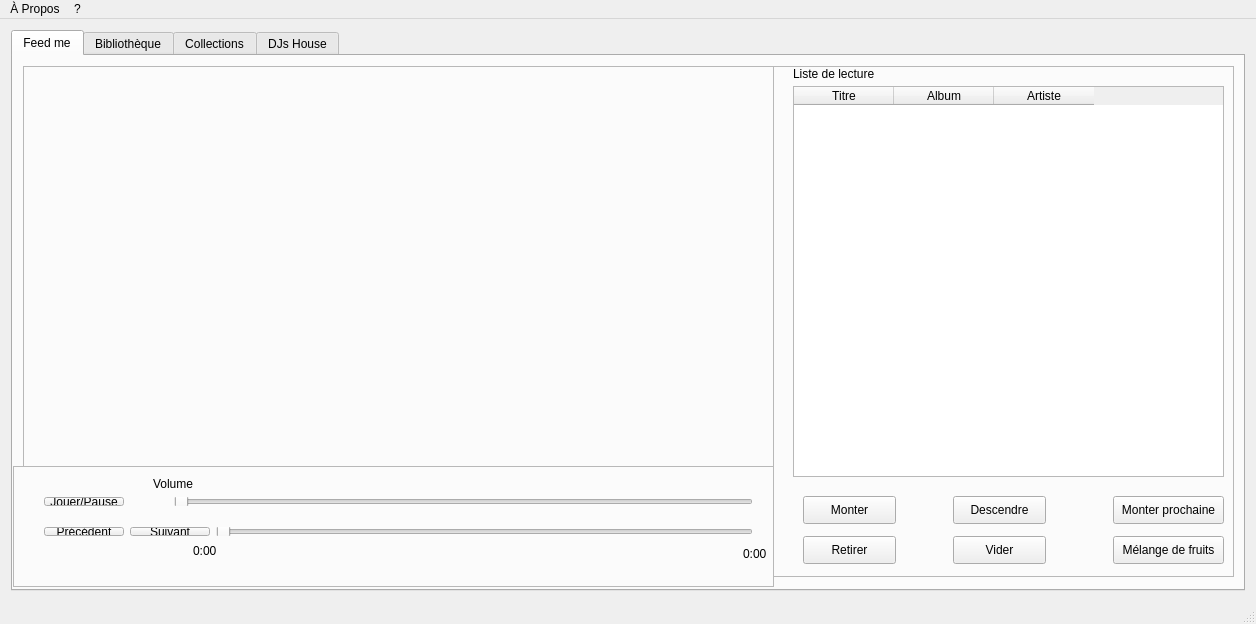
<?xml version="1.0" encoding="UTF-8"?>
<ui version="4.0">
 <class>mainWindow</class>
 <widget class="QMainWindow" name="mainWindow">
  <property name="geometry">
   <rect>
    <x>0</x>
    <y>0</y>
    <width>1256</width>
    <height>624</height>
   </rect>
  </property>
  <property name="minimumSize">
   <size>
    <width>1256</width>
    <height>624</height>
   </size>
  </property>
  <property name="maximumSize">
   <size>
    <width>1256</width>
    <height>624</height>
   </size>
  </property>
  <property name="windowTitle">
   <string>Feed The Beat!</string>
  </property>
  <widget class="QWidget" name="centralWidget">
   <layout class="QGridLayout" name="gridLayout">
    <item row="0" column="0">
     <widget class="QTabWidget" name="tabDirectory">
      <property name="currentIndex">
       <number>0</number>
      </property>
      <property name="movable">
       <bool>true</bool>
      </property>
      <widget class="QWidget" name="tabQuickPlay">
       <attribute name="title">
        <string>Feed me</string>
       </attribute>
       <widget class="QFrame" name="frmQuickPlay">
        <property name="geometry">
         <rect>
          <x>0</x>
          <y>410</y>
          <width>761</width>
          <height>121</height>
         </rect>
        </property>
        <property name="frameShape">
         <enum>QFrame::StyledPanel</enum>
        </property>
        <property name="frameShadow">
         <enum>QFrame::Raised</enum>
        </property>
        <widget class="QWidget" name="horizontalLayoutWidget">
         <property name="geometry">
          <rect>
           <x>20</x>
           <y>20</y>
           <width>731</width>
           <height>31</height>
          </rect>
         </property>
         <layout class="QHBoxLayout" name="hBoxQuickPlay">
          <property name="spacing">
           <number>50</number>
          </property>
          <item>
           <widget class="QPushButton" name="pBtnPlayPause">
            <property name="text">
             <string>Jouer/Pause</string>
            </property>
           </widget>
          </item>
          <item>
           <widget class="QSlider" name="volSlider">
            <property name="orientation">
             <enum>Qt::Horizontal</enum>
            </property>
           </widget>
          </item>
         </layout>
        </widget>
        <widget class="QLabel" name="lblVolume">
         <property name="geometry">
          <rect>
           <x>140</x>
           <y>10</y>
           <width>51</width>
           <height>16</height>
          </rect>
         </property>
         <property name="text">
          <string>Volume</string>
         </property>
        </widget>
        <widget class="QWidget" name="horizontalLayoutWidget_3">
         <property name="geometry">
          <rect>
           <x>20</x>
           <y>50</y>
           <width>731</width>
           <height>31</height>
          </rect>
         </property>
         <layout class="QHBoxLayout" name="horizontalLayout_2">
          <item>
           <widget class="QPushButton" name="pBtnPrev">
            <property name="text">
             <string>Précédent</string>
            </property>
           </widget>
          </item>
          <item>
           <widget class="QPushButton" name="pBtnNext">
            <property name="text">
             <string>Suivant</string>
            </property>
           </widget>
          </item>
          <item>
           <widget class="QSlider" name="timeSlider">
            <property name="orientation">
             <enum>Qt::Horizontal</enum>
            </property>
           </widget>
          </item>
         </layout>
        </widget>
        <widget class="QLabel" name="label_2">
         <property name="geometry">
          <rect>
           <x>180</x>
           <y>70</y>
           <width>31</width>
           <height>29</height>
          </rect>
         </property>
         <property name="text">
          <string>0:00</string>
         </property>
        </widget>
        <widget class="QLabel" name="label_3">
         <property name="geometry">
          <rect>
           <x>730</x>
           <y>80</y>
           <width>41</width>
           <height>16</height>
          </rect>
         </property>
         <property name="text">
          <string>0:00</string>
         </property>
        </widget>
       </widget>
       <widget class="QFrame" name="frmPlaylist">
        <property name="geometry">
         <rect>
          <x>760</x>
          <y>10</y>
          <width>461</width>
          <height>511</height>
         </rect>
        </property>
        <property name="frameShape">
         <enum>QFrame::StyledPanel</enum>
        </property>
        <property name="frameShadow">
         <enum>QFrame::Raised</enum>
        </property>
        <widget class="QLabel" name="lblPlayList">
         <property name="geometry">
          <rect>
           <x>20</x>
           <y>0</y>
           <width>111</width>
           <height>16</height>
          </rect>
         </property>
         <property name="text">
          <string>Liste de lecture</string>
         </property>
        </widget>
        <widget class="QTableWidget" name="currentListTable">
         <property name="geometry">
          <rect>
           <x>20</x>
           <y>20</y>
           <width>431</width>
           <height>391</height>
          </rect>
         </property>
         <property name="autoFillBackground">
          <bool>false</bool>
         </property>
         <property name="frameShape">
          <enum>QFrame::StyledPanel</enum>
         </property>
         <property name="frameShadow">
          <enum>QFrame::Sunken</enum>
         </property>
         <property name="sizeAdjustPolicy">
          <enum>QAbstractScrollArea::AdjustIgnored</enum>
         </property>
         <property name="editTriggers">
          <set>QAbstractItemView::NoEditTriggers</set>
         </property>
         <property name="dragEnabled">
          <bool>true</bool>
         </property>
         <property name="selectionMode">
          <enum>QAbstractItemView::SingleSelection</enum>
         </property>
         <property name="selectionBehavior">
          <enum>QAbstractItemView::SelectRows</enum>
         </property>
         <property name="gridStyle">
          <enum>Qt::SolidLine</enum>
         </property>
         <property name="sortingEnabled">
          <bool>false</bool>
         </property>
         <column>
          <property name="text">
           <string>Titre</string>
          </property>
         </column>
         <column>
          <property name="text">
           <string>Album</string>
          </property>
         </column>
         <column>
          <property name="text">
           <string>Artiste</string>
          </property>
         </column>
        </widget>
        <widget class="QPushButton" name="btnMonterCurrentList">
         <property name="geometry">
          <rect>
           <x>30</x>
           <y>430</y>
           <width>93</width>
           <height>28</height>
          </rect>
         </property>
         <property name="text">
          <string>Monter</string>
         </property>
        </widget>
        <widget class="QPushButton" name="btnDescendreCurrentList">
         <property name="geometry">
          <rect>
           <x>180</x>
           <y>430</y>
           <width>93</width>
           <height>28</height>
          </rect>
         </property>
         <property name="text">
          <string>Descendre</string>
         </property>
        </widget>
        <widget class="QPushButton" name="btnRetirerCurrentList">
         <property name="geometry">
          <rect>
           <x>30</x>
           <y>470</y>
           <width>93</width>
           <height>28</height>
          </rect>
         </property>
         <property name="text">
          <string>Retirer</string>
         </property>
        </widget>
        <widget class="QPushButton" name="btnViderCurrent">
         <property name="geometry">
          <rect>
           <x>180</x>
           <y>470</y>
           <width>93</width>
           <height>28</height>
          </rect>
         </property>
         <property name="text">
          <string>Vider</string>
         </property>
        </widget>
        <widget class="QPushButton" name="pbtnPutNext">
         <property name="geometry">
          <rect>
           <x>340</x>
           <y>430</y>
           <width>111</width>
           <height>28</height>
          </rect>
         </property>
         <property name="text">
          <string>Monter prochaine</string>
         </property>
        </widget>
        <widget class="QPushButton" name="pbtnShuffle">
         <property name="geometry">
          <rect>
           <x>340</x>
           <y>470</y>
           <width>111</width>
           <height>28</height>
          </rect>
         </property>
         <property name="text">
          <string>Mélange de fruits</string>
         </property>
        </widget>
       </widget>
       <widget class="QFrame" name="frmSFML">
        <property name="geometry">
         <rect>
          <x>10</x>
          <y>10</y>
          <width>751</width>
          <height>401</height>
         </rect>
        </property>
        <property name="frameShape">
         <enum>QFrame::StyledPanel</enum>
        </property>
        <property name="frameShadow">
         <enum>QFrame::Raised</enum>
        </property>
       </widget>
      </widget>
      <widget class="QWidget" name="tab_3">
       <attribute name="title">
        <string>Bibliothèque</string>
       </attribute>
       <widget class="QPushButton" name="btnSupprimerChansonBiblio">
        <property name="geometry">
         <rect>
          <x>1060</x>
          <y>250</y>
          <width>121</width>
          <height>31</height>
         </rect>
        </property>
        <property name="text">
         <string>Supprimer</string>
        </property>
       </widget>
       <widget class="QPushButton" name="btnAjouterChansonBiblio">
        <property name="geometry">
         <rect>
          <x>1060</x>
          <y>210</y>
          <width>121</width>
          <height>31</height>
         </rect>
        </property>
        <property name="text">
         <string>Ajouter</string>
        </property>
       </widget>
       <widget class="QTableWidget" name="directoryTable">
        <property name="geometry">
         <rect>
          <x>10</x>
          <y>10</y>
          <width>991</width>
          <height>491</height>
         </rect>
        </property>
        <property name="autoFillBackground">
         <bool>false</bool>
        </property>
        <property name="frameShape">
         <enum>QFrame::StyledPanel</enum>
        </property>
        <property name="frameShadow">
         <enum>QFrame::Sunken</enum>
        </property>
        <property name="horizontalScrollBarPolicy">
         <enum>Qt::ScrollBarAlwaysOff</enum>
        </property>
        <property name="sizeAdjustPolicy">
         <enum>QAbstractScrollArea::AdjustIgnored</enum>
        </property>
        <property name="editTriggers">
         <set>QAbstractItemView::NoEditTriggers</set>
        </property>
        <property name="dragEnabled">
         <bool>true</bool>
        </property>
        <property name="selectionBehavior">
         <enum>QAbstractItemView::SelectRows</enum>
        </property>
        <property name="gridStyle">
         <enum>Qt::SolidLine</enum>
        </property>
        <property name="sortingEnabled">
         <bool>false</bool>
        </property>
        <column>
         <property name="text">
          <string>Titre</string>
         </property>
        </column>
        <column>
         <property name="text">
          <string>Album</string>
         </property>
        </column>
        <column>
         <property name="text">
          <string>Artiste</string>
         </property>
        </column>
        <column>
         <property name="text">
          <string>Durée</string>
         </property>
        </column>
       </widget>
       <widget class="QPushButton" name="btnAjouterCurrentBiblio">
        <property name="geometry">
         <rect>
          <x>1060</x>
          <y>170</y>
          <width>121</width>
          <height>31</height>
         </rect>
        </property>
        <property name="text">
         <string>Mettre en attente</string>
        </property>
       </widget>
      </widget>
      <widget class="QWidget" name="tabCollections">
       <attribute name="title">
        <string>Collections</string>
       </attribute>
       <widget class="QTabWidget" name="tabCollectionList">
        <property name="geometry">
         <rect>
          <x>0</x>
          <y>0</y>
          <width>1241</width>
          <height>521</height>
         </rect>
        </property>
        <property name="currentIndex">
         <number>0</number>
        </property>
        <property name="tabsClosable">
         <bool>false</bool>
        </property>
        <property name="movable">
         <bool>true</bool>
        </property>
        <widget class="QWidget" name="tab_2">
         <attribute name="title">
          <string>Collection</string>
         </attribute>
         <widget class="QTableWidget" name="affichageCollectionTable">
          <property name="geometry">
           <rect>
            <x>320</x>
            <y>0</y>
            <width>901</width>
            <height>481</height>
           </rect>
          </property>
          <property name="autoFillBackground">
           <bool>false</bool>
          </property>
          <property name="frameShape">
           <enum>QFrame::StyledPanel</enum>
          </property>
          <property name="frameShadow">
           <enum>QFrame::Sunken</enum>
          </property>
          <property name="sizeAdjustPolicy">
           <enum>QAbstractScrollArea::AdjustIgnored</enum>
          </property>
          <property name="editTriggers">
           <set>QAbstractItemView::NoEditTriggers</set>
          </property>
          <property name="dragEnabled">
           <bool>true</bool>
          </property>
          <property name="selectionBehavior">
           <enum>QAbstractItemView::SelectRows</enum>
          </property>
          <property name="gridStyle">
           <enum>Qt::SolidLine</enum>
          </property>
          <property name="sortingEnabled">
           <bool>false</bool>
          </property>
          <column>
           <property name="text">
            <string>Titre</string>
           </property>
          </column>
          <column>
           <property name="text">
            <string>Album</string>
           </property>
          </column>
          <column>
           <property name="text">
            <string>Artiste</string>
           </property>
          </column>
          <column>
           <property name="text">
            <string>Durée</string>
           </property>
          </column>
         </widget>
         <widget class="QTableWidget" name="collectionTable">
          <property name="geometry">
           <rect>
            <x>0</x>
            <y>0</y>
            <width>281</width>
            <height>301</height>
           </rect>
          </property>
          <property name="autoFillBackground">
           <bool>false</bool>
          </property>
          <property name="frameShape">
           <enum>QFrame::StyledPanel</enum>
          </property>
          <property name="frameShadow">
           <enum>QFrame::Sunken</enum>
          </property>
          <property name="sizeAdjustPolicy">
           <enum>QAbstractScrollArea::AdjustIgnored</enum>
          </property>
          <property name="editTriggers">
           <set>QAbstractItemView::NoEditTriggers</set>
          </property>
          <property name="dragEnabled">
           <bool>true</bool>
          </property>
          <property name="selectionMode">
           <enum>QAbstractItemView::SingleSelection</enum>
          </property>
          <property name="selectionBehavior">
           <enum>QAbstractItemView::SelectRows</enum>
          </property>
          <property name="gridStyle">
           <enum>Qt::SolidLine</enum>
          </property>
          <property name="sortingEnabled">
           <bool>false</bool>
          </property>
          <column>
           <property name="text">
            <string>Collection</string>
           </property>
          </column>
         </widget>
         <widget class="QPushButton" name="btnSupprimerCollection">
          <property name="geometry">
           <rect>
            <x>60</x>
            <y>420</y>
            <width>121</width>
            <height>31</height>
           </rect>
          </property>
          <property name="text">
           <string>Supprimer</string>
          </property>
         </widget>
         <widget class="QPushButton" name="btnAjouterCollection">
          <property name="geometry">
           <rect>
            <x>60</x>
            <y>380</y>
            <width>121</width>
            <height>31</height>
           </rect>
          </property>
          <property name="text">
           <string>Ajouter</string>
          </property>
         </widget>
         <widget class="QPushButton" name="btnJouerCollection">
          <property name="geometry">
           <rect>
            <x>60</x>
            <y>340</y>
            <width>121</width>
            <height>31</height>
           </rect>
          </property>
          <property name="text">
           <string>Mettre en attente</string>
          </property>
         </widget>
        </widget>
        <widget class="QWidget" name="tab">
         <attribute name="title">
          <string>Créer une collection</string>
         </attribute>
         <widget class="QTableWidget" name="createCollectionTable">
          <property name="geometry">
           <rect>
            <x>0</x>
            <y>0</y>
            <width>971</width>
            <height>491</height>
           </rect>
          </property>
          <property name="autoFillBackground">
           <bool>false</bool>
          </property>
          <property name="frameShape">
           <enum>QFrame::StyledPanel</enum>
          </property>
          <property name="frameShadow">
           <enum>QFrame::Sunken</enum>
          </property>
          <property name="sizeAdjustPolicy">
           <enum>QAbstractScrollArea::AdjustIgnored</enum>
          </property>
          <property name="editTriggers">
           <set>QAbstractItemView::NoEditTriggers</set>
          </property>
          <property name="dragEnabled">
           <bool>true</bool>
          </property>
          <property name="selectionBehavior">
           <enum>QAbstractItemView::SelectRows</enum>
          </property>
          <property name="gridStyle">
           <enum>Qt::SolidLine</enum>
          </property>
          <property name="sortingEnabled">
           <bool>false</bool>
          </property>
          <column>
           <property name="text">
            <string>Titre</string>
           </property>
          </column>
          <column>
           <property name="text">
            <string>Album</string>
           </property>
          </column>
          <column>
           <property name="text">
            <string>Artiste</string>
           </property>
          </column>
          <column>
           <property name="text">
            <string>Durée</string>
           </property>
          </column>
         </widget>
         <widget class="QGroupBox" name="groupBox">
          <property name="geometry">
           <rect>
            <x>1020</x>
            <y>20</y>
            <width>161</width>
            <height>161</height>
           </rect>
          </property>
          <property name="title">
           <string>Modifier</string>
          </property>
          <widget class="QPushButton" name="btnSupprimerChansonCollection">
           <property name="geometry">
            <rect>
             <x>20</x>
             <y>100</y>
             <width>121</width>
             <height>31</height>
            </rect>
           </property>
           <property name="text">
            <string>Supprimer</string>
           </property>
          </widget>
          <widget class="QPushButton" name="btnAjouterChansonCollection">
           <property name="geometry">
            <rect>
             <x>20</x>
             <y>30</y>
             <width>121</width>
             <height>31</height>
            </rect>
           </property>
           <property name="text">
            <string>Ajouter</string>
           </property>
          </widget>
         </widget>
         <widget class="QGroupBox" name="groupBox_2">
          <property name="geometry">
           <rect>
            <x>1020</x>
            <y>300</y>
            <width>161</width>
            <height>161</height>
           </rect>
          </property>
          <property name="title">
           <string>Sauvegarder</string>
          </property>
          <widget class="QLineEdit" name="txtName">
           <property name="geometry">
            <rect>
             <x>10</x>
             <y>60</y>
             <width>141</width>
             <height>22</height>
            </rect>
           </property>
          </widget>
          <widget class="QPushButton" name="btnSauvegarderCollection">
           <property name="geometry">
            <rect>
             <x>20</x>
             <y>110</y>
             <width>121</width>
             <height>31</height>
            </rect>
           </property>
           <property name="text">
            <string>Sauvegarder</string>
           </property>
          </widget>
          <widget class="QLabel" name="lblNom">
           <property name="geometry">
            <rect>
             <x>20</x>
             <y>40</y>
             <width>46</width>
             <height>13</height>
            </rect>
           </property>
           <property name="text">
            <string>Nom :</string>
           </property>
          </widget>
         </widget>
        </widget>
       </widget>
      </widget>
      <widget class="QWidget" name="tabModificator">
       <attribute name="title">
        <string>DJs House</string>
       </attribute>
       <widget class="QTabWidget" name="tabModif">
        <property name="geometry">
         <rect>
          <x>0</x>
          <y>0</y>
          <width>1231</width>
          <height>521</height>
         </rect>
        </property>
        <property name="currentIndex">
         <number>0</number>
        </property>
        <property name="movable">
         <bool>true</bool>
        </property>
        <widget class="QWidget" name="tabVizualizer">
         <attribute name="title">
          <string>Vizualizer</string>
         </attribute>
         <widget class="QFrame" name="frmSFMLVisualizer">
          <property name="geometry">
           <rect>
            <x>0</x>
            <y>0</y>
            <width>981</width>
            <height>491</height>
           </rect>
          </property>
          <property name="frameShape">
           <enum>QFrame::StyledPanel</enum>
          </property>
          <property name="frameShadow">
           <enum>QFrame::Raised</enum>
          </property>
         </widget>
         <widget class="QGroupBox" name="gBoxVisualizer">
          <property name="geometry">
           <rect>
            <x>990</x>
            <y>10</y>
            <width>221</width>
            <height>481</height>
           </rect>
          </property>
          <property name="title">
           <string>Options</string>
          </property>
          <widget class="QWidget" name="layoutWidget">
           <property name="geometry">
            <rect>
             <x>20</x>
             <y>20</y>
             <width>181</width>
             <height>431</height>
            </rect>
           </property>
           <layout class="QVBoxLayout" name="verticalLayout">
            <item>
             <widget class="QLabel" name="lblSampleSize">
              <property name="text">
               <string>Nombre de barres :</string>
              </property>
             </widget>
            </item>
            <item>
             <widget class="QComboBox" name="cboxSample">
              <property name="currentIndex">
               <number>2</number>
              </property>
              <item>
               <property name="text">
                <string>64</string>
               </property>
              </item>
              <item>
               <property name="text">
                <string>128</string>
               </property>
              </item>
              <item>
               <property name="text">
                <string>256</string>
               </property>
              </item>
              <item>
               <property name="text">
                <string>512</string>
               </property>
              </item>
             </widget>
            </item>
            <item>
             <spacer name="verticalSpacer">
              <property name="orientation">
               <enum>Qt::Vertical</enum>
              </property>
              <property name="sizeHint" stdset="0">
               <size>
                <width>20</width>
                <height>40</height>
               </size>
              </property>
             </spacer>
            </item>
            <item>
             <widget class="QLabel" name="lblSoundBar">
              <property name="text">
               <string>Couleur des barres : </string>
              </property>
             </widget>
            </item>
            <item>
             <widget class="QPushButton" name="pbtnSoundBars">
              <property name="text">
               <string>Selectionner...</string>
              </property>
             </widget>
            </item>
            <item>
             <spacer name="verticalSpacer_2">
              <property name="orientation">
               <enum>Qt::Vertical</enum>
              </property>
              <property name="sizeHint" stdset="0">
               <size>
                <width>20</width>
                <height>40</height>
               </size>
              </property>
             </spacer>
            </item>
            <item>
             <widget class="QLabel" name="lblJumpers">
              <property name="text">
               <string>Couleur des jumpers : </string>
              </property>
             </widget>
            </item>
            <item>
             <widget class="QPushButton" name="pbtnJumpers">
              <property name="text">
               <string>Selectionner...</string>
              </property>
             </widget>
            </item>
            <item>
             <spacer name="verticalSpacer_3">
              <property name="orientation">
               <enum>Qt::Vertical</enum>
              </property>
              <property name="sizeHint" stdset="0">
               <size>
                <width>20</width>
                <height>40</height>
               </size>
              </property>
             </spacer>
            </item>
            <item>
             <widget class="QLabel" name="lblBackGround">
              <property name="text">
               <string>Couleur de fond : </string>
              </property>
             </widget>
            </item>
            <item>
             <widget class="QPushButton" name="pbtnBackground">
              <property name="text">
               <string>Selectionner...</string>
              </property>
             </widget>
            </item>
           </layout>
          </widget>
         </widget>
        </widget>
        <widget class="QWidget" name="tabKeyboard">
         <attribute name="title">
          <string>Clavier</string>
         </attribute>
         <widget class="QLabel" name="label_4">
          <property name="geometry">
           <rect>
            <x>490</x>
            <y>390</y>
            <width>46</width>
            <height>13</height>
           </rect>
          </property>
          <property name="baseSize">
           <size>
            <width>592</width>
            <height>260</height>
           </size>
          </property>
          <property name="text">
           <string/>
          </property>
         </widget>
         <widget class="QWidget" name="horizontalLayoutWidget_4">
          <property name="geometry">
           <rect>
            <x>0</x>
            <y>110</y>
            <width>1201</width>
            <height>291</height>
           </rect>
          </property>
          <layout class="QHBoxLayout" name="hboxKeyboard"/>
         </widget>
        </widget>
        <widget class="QWidget" name="tabEqualizer">
         <attribute name="title">
          <string>Equalizer</string>
         </attribute>
         <widget class="QWidget" name="horizontalLayoutWidget_2">
          <property name="geometry">
           <rect>
            <x>10</x>
            <y>20</y>
            <width>1211</width>
            <height>341</height>
           </rect>
          </property>
          <layout class="QHBoxLayout" name="horizontalLayout">
           <item>
            <widget class="QGroupBox" name="groupBox_3">
             <property name="title">
              <string>Equalizer</string>
             </property>
             <widget class="QSlider" name="vSlider_Volume">
              <property name="geometry">
               <rect>
                <x>1110</x>
                <y>18</y>
                <width>20</width>
                <height>311</height>
               </rect>
              </property>
              <property name="value">
               <number>99</number>
              </property>
              <property name="orientation">
               <enum>Qt::Vertical</enum>
              </property>
             </widget>
             <widget class="QSlider" name="vSlider_Speed">
              <property name="geometry">
               <rect>
                <x>100</x>
                <y>20</y>
                <width>19</width>
                <height>311</height>
               </rect>
              </property>
              <property name="minimum">
               <number>22050</number>
              </property>
              <property name="maximum">
               <number>66150</number>
              </property>
              <property name="value">
               <number>44100</number>
              </property>
              <property name="orientation">
               <enum>Qt::Vertical</enum>
              </property>
             </widget>
             <widget class="QSlider" name="vSlider_Distortion">
              <property name="geometry">
               <rect>
                <x>710</x>
                <y>20</y>
                <width>20</width>
                <height>311</height>
               </rect>
              </property>
              <property name="minimum">
               <number>0</number>
              </property>
              <property name="maximum">
               <number>80</number>
              </property>
              <property name="value">
               <number>0</number>
              </property>
              <property name="orientation">
               <enum>Qt::Vertical</enum>
              </property>
             </widget>
             <widget class="QSlider" name="vSlider_Flange">
              <property name="geometry">
               <rect>
                <x>340</x>
                <y>18</y>
                <width>20</width>
                <height>311</height>
               </rect>
              </property>
              <property name="minimum">
               <number>1</number>
              </property>
              <property name="maximum">
               <number>100</number>
              </property>
              <property name="value">
               <number>1</number>
              </property>
              <property name="orientation">
               <enum>Qt::Vertical</enum>
              </property>
             </widget>
             <widget class="QSlider" name="vSlider_Echo">
              <property name="geometry">
               <rect>
                <x>220</x>
                <y>18</y>
                <width>20</width>
                <height>311</height>
               </rect>
              </property>
              <property name="maximum">
               <number>200</number>
              </property>
              <property name="value">
               <number>0</number>
              </property>
              <property name="orientation">
               <enum>Qt::Vertical</enum>
              </property>
             </widget>
             <widget class="QSlider" name="vSlider_Tremolo">
              <property name="geometry">
               <rect>
                <x>590</x>
                <y>20</y>
                <width>20</width>
                <height>311</height>
               </rect>
              </property>
              <property name="minimum">
               <number>0</number>
              </property>
              <property name="maximum">
               <number>100</number>
              </property>
              <property name="value">
               <number>0</number>
              </property>
              <property name="orientation">
               <enum>Qt::Vertical</enum>
              </property>
             </widget>
             <widget class="QSlider" name="vSlider_Pitch">
              <property name="geometry">
               <rect>
                <x>460</x>
                <y>18</y>
                <width>20</width>
                <height>311</height>
               </rect>
              </property>
              <property name="minimum">
               <number>25</number>
              </property>
              <property name="maximum">
               <number>100</number>
              </property>
              <property name="value">
               <number>50</number>
              </property>
              <property name="orientation">
               <enum>Qt::Vertical</enum>
              </property>
             </widget>
            </widget>
           </item>
          </layout>
         </widget>
         <widget class="QLabel" name="label">
          <property name="geometry">
           <rect>
            <x>1110</x>
            <y>370</y>
            <width>51</width>
            <height>21</height>
           </rect>
          </property>
          <property name="text">
           <string>Volume</string>
          </property>
         </widget>
         <widget class="QLabel" name="label_5">
          <property name="geometry">
           <rect>
            <x>100</x>
            <y>370</y>
            <width>46</width>
            <height>21</height>
           </rect>
          </property>
          <property name="text">
           <string>Vitesse</string>
          </property>
         </widget>
         <widget class="QLabel" name="label_6">
          <property name="geometry">
           <rect>
            <x>220</x>
            <y>370</y>
            <width>46</width>
            <height>21</height>
           </rect>
          </property>
          <property name="text">
           <string>  Echo</string>
          </property>
         </widget>
         <widget class="QLabel" name="label_7">
          <property name="geometry">
           <rect>
            <x>460</x>
            <y>370</y>
            <width>51</width>
            <height>21</height>
           </rect>
          </property>
          <property name="text">
           <string>Hauteur</string>
          </property>
         </widget>
         <widget class="QLabel" name="label_8">
          <property name="geometry">
           <rect>
            <x>340</x>
            <y>370</y>
            <width>46</width>
            <height>21</height>
           </rect>
          </property>
          <property name="text">
           <string>Flanger</string>
          </property>
         </widget>
         <widget class="QPushButton" name="pBtnReset">
          <property name="geometry">
           <rect>
            <x>1090</x>
            <y>430</y>
            <width>81</width>
            <height>41</height>
           </rect>
          </property>
          <property name="text">
           <string>Réinitialiser</string>
          </property>
          <property name="flat">
           <bool>false</bool>
          </property>
         </widget>
         <widget class="QLabel" name="label_9">
          <property name="geometry">
           <rect>
            <x>590</x>
            <y>370</y>
            <width>51</width>
            <height>21</height>
           </rect>
          </property>
          <property name="text">
           <string>Tremolo</string>
          </property>
         </widget>
         <widget class="QLabel" name="label_10">
          <property name="geometry">
           <rect>
            <x>710</x>
            <y>370</y>
            <width>71</width>
            <height>21</height>
           </rect>
          </property>
          <property name="text">
           <string>Distortion</string>
          </property>
         </widget>
        </widget>
       </widget>
      </widget>
     </widget>
    </item>
   </layout>
  </widget>
  <widget class="QMenuBar" name="menuBar">
   <property name="geometry">
    <rect>
     <x>0</x>
     <y>0</y>
     <width>1256</width>
     <height>21</height>
    </rect>
   </property>
   <widget class="QMenu" name="menuMenu">
    <property name="title">
     <string>À Propos</string>
    </property>
   </widget>
   <widget class="QMenu" name="menu">
    <property name="title">
     <string>?</string>
    </property>
   </widget>
   <addaction name="menuMenu"/>
   <addaction name="menu"/>
  </widget>
  <widget class="QStatusBar" name="statusBar"/>
 </widget>
 <layoutdefault spacing="6" margin="11"/>
 <resources>
  <include location="gui.qrc"/>
 </resources>
 <connections/>
</ui>
